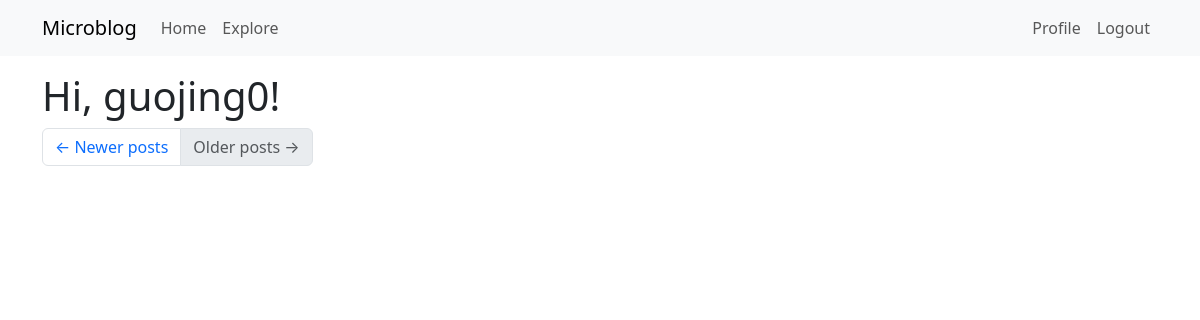
Before: /explore?page=3 (signed in) with the older database file.
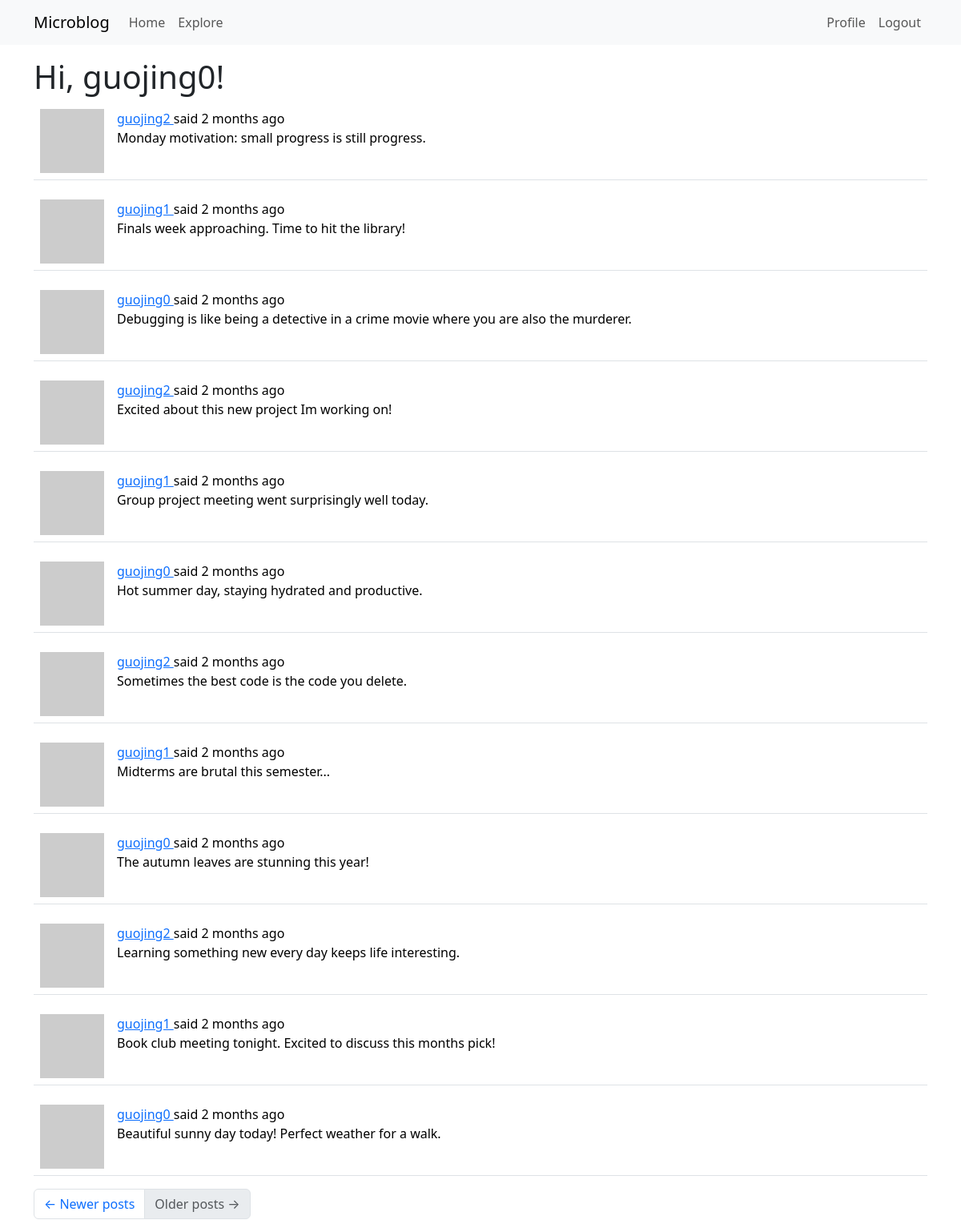
After: the same page with the newer database file.
### app/models.py (models this page shows, shortened)
class User(UserMixin, db.Model):
    id: orm.Mapped[int] = orm.mapped_column(primary_key=True)
    username: orm.Mapped[str] = orm.mapped_column(
        sa.String(64), index=True, unique=True
    )
    email: orm.Mapped[str] = orm.mapped_column(sa.String(120), index=True, unique=True)
    password_hash: orm.Mapped[str | None] = orm.mapped_column(sa.String(256))
    posts: orm.WriteOnlyMapped['Post'] = orm.relationship(back_populates='author')
    about_me: orm.Mapped[str | None] = orm.mapped_column(sa.String(140))
    last_seen: orm.Mapped[datetime | None] = orm.mapped_column(
        default=lambda: datetime.now(UTC)
    )
    following: orm.WriteOnlyMapped['User'] = orm.relationship(
        secondary=followers,
        primaryjoin=(followers.c.follower_id == id),
        secondaryjoin=(followers.c.followed_id == id),
        back_populates='followers',
    )
    followers: orm.WriteOnlyMapped['User'] = orm.relationship(
        secondary=followers,
        primaryjoin=(followers.c.followed_id == id),
        secondaryjoin=(followers.c.follower_id == id),
        back_populates='following',
    )
    def avatar(self, size):
        digest = md5(self.email.lower().encode('utf-8')).hexdigest()
        return f'https://www.gravatar.com/avatar/{digest}?d=identicon&s={size}'

class Post(db.Model):
    __searchable__ = ['body']
    id: orm.Mapped[int] = orm.mapped_column(primary_key=True)
    body: orm.Mapped[str] = orm.mapped_column(sa.String(140))
    timestamp: orm.Mapped[datetime] = orm.mapped_column(
        index=True, default=lambda: datetime.now(UTC)
    )
    user_id: orm.Mapped[int] = orm.mapped_column(sa.ForeignKey('user.id'), index=True)
    author: orm.Mapped['User'] = orm.relationship(back_populates='posts')
    language: orm.Mapped[str | None] = orm.mapped_column(sa.String(5))

### app/main/routes.py (the view)
@bp.route('/explore')
@login_required
def explore():
    page = request.args.get('page', 1, type=int)
    query = sa.select(Post).order_by(Post.timestamp.desc())
    posts = db.paginate(
        query, page=page, per_page=current_app.config['POSTS_PER_PAGE'], error_out=False
    )
    next_url = url_for('main.explore', page=posts.next_num) if posts.has_next else None
    prev_url = url_for('main.explore', page=posts.prev_num) if posts.has_prev else None
    return render_template(
        'index.html',
        title='Explore',
        posts=posts.items,
        next_url=next_url,
        prev_url=prev_url,
    )

### app/__init__.py (called while the page is built)
def get_locale():
    from flask import current_app
    return request.accept_languages.best_match(current_app.config['LANGUAGES'])

### app/main/routes.py (called while the page is built)
@bp.before_app_request
def before_request():
    if current_user.is_authenticated:
        current_user.last_seen = datetime.now(UTC)
        db.session.commit()
    g.locale = str(get_locale())

### app/models.py (called while the page is built)
@login.user_loader
def load_user(id):
    return db.session.get(User, int(id))

### app/templates/index.html (shortened to what this page needs)
{% extends "base.html" %}
{% import "bootstrap_wtf.html" as wtf %}
{% block content %}
    <h1>{{ _('Hi, %(username)s!', username=current_user.username) }}</h1>
    {% for post in posts %}
        {% include '_post.html' %}
    {% endfor %}
    <nav aria-label="Post navigation">
        <ul class="pagination">
            <li class="page-item{% if not prev_url %} disabled{% endif %}">
                <a class="page-link" href="{{ prev_url }}">
                    <span aria-hidden="true">&larr;</span> {{ _('Newer posts') }}
                </a>
            </li>
            <li class="page-item{% if not next_url %} disabled{% endif %}">
                <a class="page-link" href="{{ next_url }}">
                    {{ _('Older posts') }} <span aria-hidden="true">&rarr;</span>
                </a>
            </li>
        </ul>
    </nav>
{% endblock %}

### app/templates/base.html (shortened to what this page needs)
<!doctype html>
<html lang="en">
  <head>
    <link
      href="https://cdn.jsdelivr.net/npm/bootstrap@5.3.2/dist/css/bootstrap.min.css"
      rel="stylesheet"
    />
  </head>
  <body>
    <nav class="navbar navbar-expand-lg bg-body-tertiary">
      <div class="container">
        <a class="navbar-brand" href="{{ url_for('main.index') }}">Microblog</a>
        <div class="collapse navbar-collapse" id="navbarSupportedContent">
          <ul class="navbar-nav me-auto mb-2 mb-lg-0">
            <li class="nav-item">
              <a
                class="nav-link"
                aria-current="page"
                href="{{ url_for('main.index') }}"
              >
                {{ _('Home') }}
              </a>
            </li>
            <li class="nav-item">
              <a
                class="nav-link"
                aria-current="page"
                href="{{ url_for('main.explore') }}"
              >
                {{ _('Explore') }}
              </a>
            </li>
          </ul>
          <ul class="navbar-nav mb-2 mb-lg-0">
            {% if current_user.is_anonymous %}
              <li class="nav-item">
                <a
                  class="nav-link"
                  aria-current="page"
                  href="{{ url_for('auth.login') }}"
                >
                  {{ _('Login') }}
                </a>
              </li>
            {% else %}
              <li class="nav-item">
                <a
                  class="nav-link"
                  aria-current="page"
                  href="{{ url_for('main.user', username=current_user.username) }}"
                >
                  {{ _('Profile') }}
                </a>
              </li>
              <li class="nav-item">
                <a
                  class="nav-link"
                  aria-current="page"
                  href="{{ url_for('auth.logout') }}"
                >
                  {{ _('Logout') }}
                </a>
              </li>
            {% endif %}
          </ul>
        </div>
      </div>
    </nav>
    <div class="container mt-3">
      {% block content %}{% endblock %}
    </div>
  </body>
</html>

### app/templates/_post.html (shortened to what this page needs)
<table class="table table-hover">
    <tr>
        <td width="70px">
            <a href="{{ url_for('main.user', username=post.author.username) }}">
                <img src="{{ post.author.avatar(70) }}" />
            </a>
        </td>
        <td>
            <a href="{{ url_for('main.user', username=post.author.username) }}">
                {{ post.author.username }}
            </a>
            {{ _('said') }} {{ moment(post.timestamp).fromNow() }}
            <br>
            <span id="post{{ post.id }}">{{ post.body }}</span>
        </td>
    </tr>
</table>

Changed rows visible on the page:
added Post: author.username "guojing2", timestamp "2 months ago", body "Monday motivation: small progress is still progress."
added Post: author.username "guojing1", timestamp "2 months ago", body "Finals week approaching. Time to hit the library!"
added Post: author.username "guojing0", timestamp "2 months ago", body "Debugging is like being a detective in a crime movie where you are also the murderer."
added Post: author.username "guojing2", timestamp "2 months ago", body "Excited about this new project Im working on!"
added Post: author.username "guojing1", timestamp "2 months ago", body "Group project meeting went surprisingly well today."
added Post: author.username "guojing0", timestamp "2 months ago", body "Hot summer day, staying hydrated and productive."
added Post: author.username "guojing2", timestamp "2 months ago", body "Sometimes the best code is the code you delete."
added Post: author.username "guojing1", timestamp "2 months ago", body "Midterms are brutal this semester..."
added Post: author.username "guojing0", timestamp "2 months ago", body "The autumn leaves are stunning this year!"
added Post: author.username "guojing2", timestamp "2 months ago", body "Learning something new every day keeps life interesting."
added Post: author.username "guojing1", timestamp "2 months ago", body "Book club meeting tonight. Excited to discuss this months pick!"
added Post: author.username "guojing0", timestamp "2 months ago", body "Beautiful sunny day today! Perfect weather for a walk."
